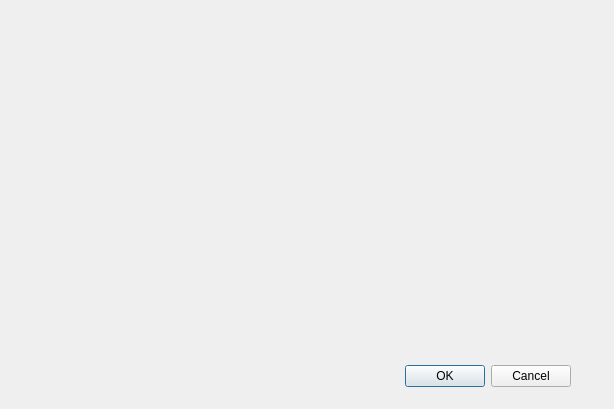
<?xml version="1.0" encoding="UTF-8"?>
<ui version="4.0">
 <class>HelpWindow</class>
 <widget class="QDialog" name="HelpWindow">
  <property name="geometry">
   <rect>
    <x>0</x>
    <y>0</y>
    <width>614</width>
    <height>409</height>
   </rect>
  </property>
  <property name="windowTitle">
   <string>Dialog</string>
  </property>
  <widget class="QDialogButtonBox" name="buttonBox">
   <property name="geometry">
    <rect>
     <x>230</x>
     <y>360</y>
     <width>341</width>
     <height>32</height>
    </rect>
   </property>
   <property name="orientation">
    <enum>Qt::Horizontal</enum>
   </property>
   <property name="standardButtons">
    <set>QDialogButtonBox::Cancel|QDialogButtonBox::Ok</set>
   </property>
  </widget>
 </widget>
 <resources/>
 <connections>
  <connection>
   <sender>buttonBox</sender>
   <signal>accepted()</signal>
   <receiver>HelpWindow</receiver>
   <slot>accept()</slot>
   <hints>
    <hint type="sourcelabel">
     <x>248</x>
     <y>254</y>
    </hint>
    <hint type="destinationlabel">
     <x>157</x>
     <y>274</y>
    </hint>
   </hints>
  </connection>
  <connection>
   <sender>buttonBox</sender>
   <signal>rejected()</signal>
   <receiver>HelpWindow</receiver>
   <slot>reject()</slot>
   <hints>
    <hint type="sourcelabel">
     <x>316</x>
     <y>260</y>
    </hint>
    <hint type="destinationlabel">
     <x>286</x>
     <y>274</y>
    </hint>
   </hints>
  </connection>
 </connections>
</ui>
